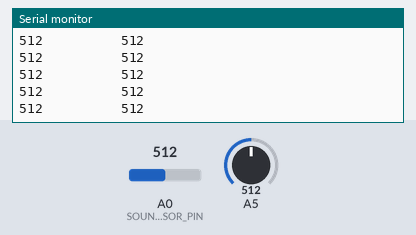
Simulated run of this sketch. Board: Arduino Uno, built with avr-gcc and run on an emulated ATmega328P. On the bench: the last lines printed to the serial monitor. The test bench sets the inputs (shaded band); at power-on: A0 (SOUND_SENSOR_PIN) = 512, A5 = 512.

Above: at 4.2 s.
4.3 s: A0 (SOUND_SENSOR_PIN) set to 11
At 5.0 s:
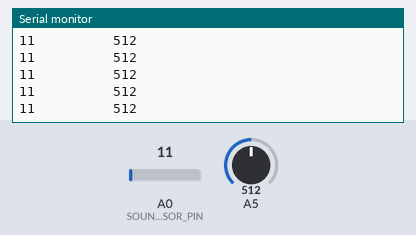
5.8 s: A0 (SOUND_SENSOR_PIN) set to 8
At 6.3 s:
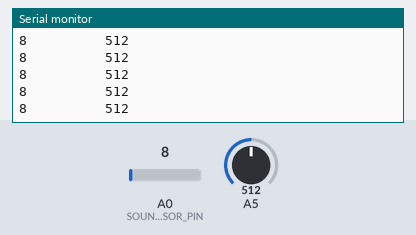
8.8 s: A5 set to 984
At 9.8 s:
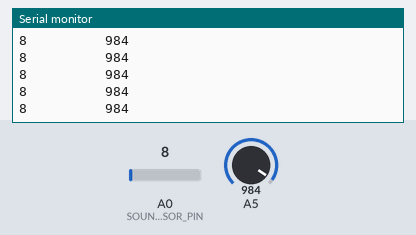
11.8 s: A5 set to 1009
At 12.7 s:
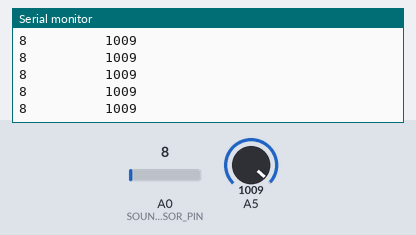
Timing chart, 0 to 14.8 s (numbered marks = the images above; inputs shaded):
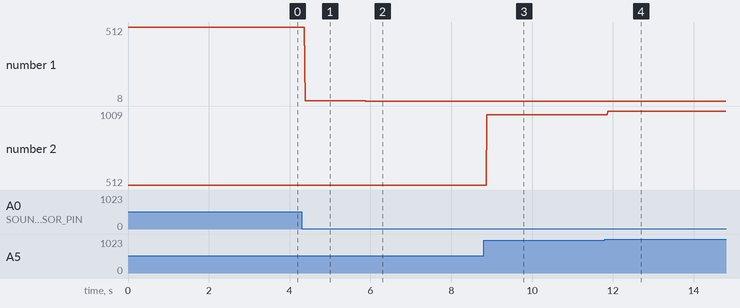

Measured:
- after the input at 4.3 s, the serial monitor: prints a new line after 0.08 s (image 1)
- after the input at 5.8 s, the serial monitor: prints a new line after 0.08 s (image 2)
- after the input at 8.8 s, the serial monitor: prints a new line after 0.08 s (image 3)
- after the input at 11.8 s, the serial monitor: prints a new line after 0.07 s (image 4)
- plotted number 1: 512 → 11 after the input at 4.3 s, 11 → 8 after the input at 5.8 s
- plotted number 2: 512 → 984 after the input at 8.8 s, 984 → 1009 after the input at 11.8 s

The sketch:

ir_tv.ino
```cpp
// (licence header left out)
#include <IRremote.h>

#define NOISE_LEVEL      690  // level of noise to detect from 0 to 1023
#define REPEAT_TX         3 // how many times to transmit the IR remote code
#define REMOTE_CODE     0x4FBB847  // remote code to transmit. This is for my TV. Replace with yours.
#define REMOTE_BIT   32

#define SOUND_SENSOR_PIN     A0 // sound sensor connected to this analog pin


IRsend irsend; // instantiate IR object

void setup()
{
  Serial.begin(9600);
  pinMode(A5,INPUT);

}

void loop()
{
  int pot = analogRead(A5) ;
  int soundLevel = analogRead(SOUND_SENSOR_PIN); // read the sound sensor
  Serial.print(soundLevel);
  Serial.print("          ");
  Serial.println(pot);


  int margin = map(pot ,0,1020, 0, 10 );
  soundLevel = soundLevel + margin ;

  if(soundLevel > NOISE_LEVEL) // compare to noise level threshold you decide
  {


    for (int txCount = 0; txCount < REPEAT_TX; txCount++) { // how many times to transmit the IR remote  code
      irsend.sendNEC(REMOTE_CODE , REMOTE_BIT); // Change to match your remote protocol
      delay(200);

      // Uncomment the function that matches your remote control protocol as shown by IRrecvDump
      // irsend.sendNEC(REMOTE_CODE, REMOTE_BIT);
      // irsend.sendSony(REMOTE_CODE, REMOTE_BIT);
      // irsend.sendRC5(REMOTE_CODE, REMOTE_BIT);
      // irsend.sendRC6(REMOTE_CODE, REMOTE_BIT);

    }
  }

}
//Enjoy, TechBitar at gmail dot com
```
